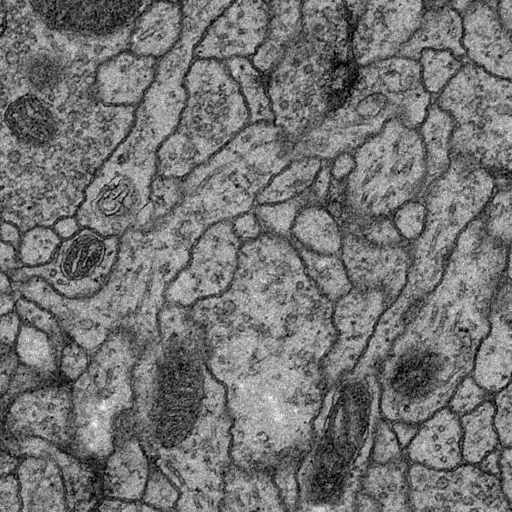
#> input picture data/test/previous/22.tif, 512 x 512 px, given in place of 22.jpeg, which was not available
$ python binary_code.py
#> lines starting #> are read from the running program, lines starting #| are printed output that depends on the picture; after the words box and inside, x2 and y2 are one past the last pixel; in counts of white or black regions, pixels touching at a corner belong together; pictures that were not available may be replaced by others from this repository, and a replacement may not be noted
# coding=utf-8
from matplotlib import pyplot as plt
import numpy as np
import cv2
from skimage import io,color
import skimage.morphology as sm
import matplotlib.pyplot as plt
# 以灰度模式读取图像
img = cv2.imread("22.jpeg", 0)
#> img is the input picture: shape (512, 512); min 0, max 255, mean 115.4
# 设置阈值进行二值化
# 注意这里二值化的同时对图像进行了反色，因为背景比前景颜色要浅，
# 直接二值化的结果是背景是白色的，前景是黑色的，这显然不是我们想要的结果
# 同时注意这样两个操作相加的这种写法
ret, binary = cv2.threshold(img, 0, 155, cv2.THRESH_OTSU + cv2.THRESH_BINARY_INV)
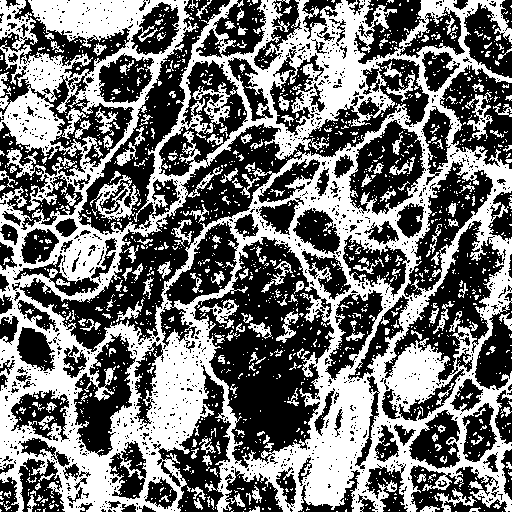
#> binary: shape (512, 512); values 0 (black) and 155 (white), 45.3% white; 1677 white regions (1467 under 20 px), largest, box (x1, y1, x2, y2) and area: (0, 0, 512, 512) 100764, (90, 175, 140, 221) 814, (465, 92, 493, 140) 467
#> ret = 112

# 调用距离变换函数
# 第一个参数是二值化图像
# 第二个参数是类型distanceType
# 第三个参数是maskSize
# 返回的结果是一张灰度图像，但注意这个图像直接采用OpenCV的imshow显示是有问题的
# 所以采用Matplotlib的imshow显示或者对其进行归一化再用OpenCV显示
dist = cv2.distanceTransform(binary, cv2.DIST_L2, 5)
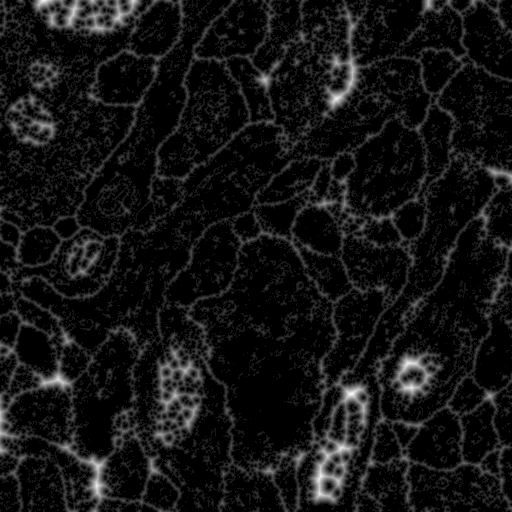
#> dist: shape (512, 512) float32; min 0, max 11.59, mean 0.891; drawn with min black and max white

# 将灰度、二值化图像合并到一个窗口中显示
dst=sm.closing(binary,sm.disk(10))
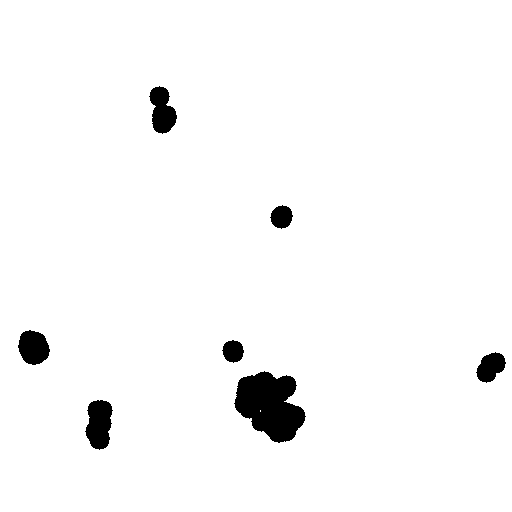
#> dst: shape (512, 512); values 0 (black) and 155 (white), 97.1% white; 7 black regions, largest, box (x1, y1, x2, y2) and area: (234, 371, 306, 443) 3394, (85, 400, 113, 450) 1033, (149, 86, 177, 134) 879
result = np.hstack((img, dst))
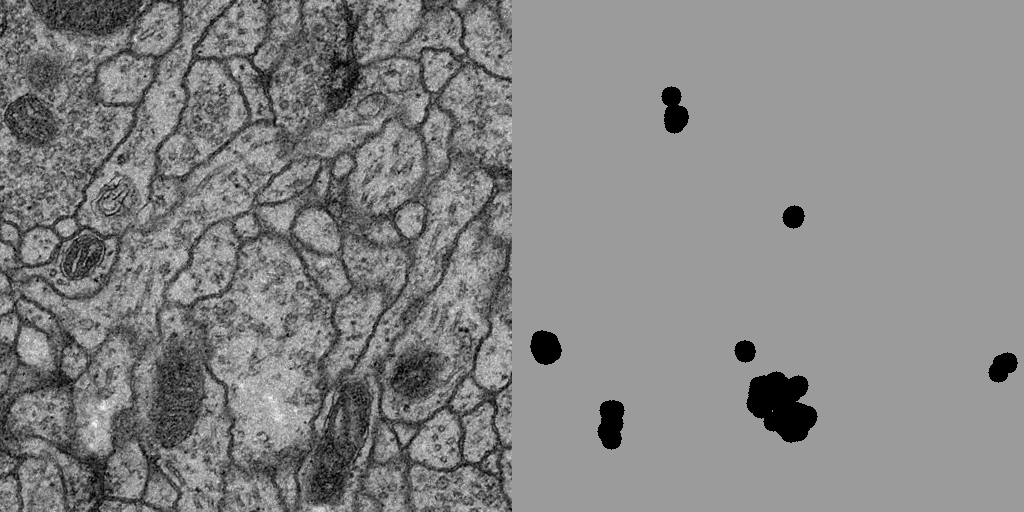
#> result: shape (512, 1024); min 0, max 255, mean 133

cv2.imshow("result", result)
# plt.imshow(dist, cmap='gray')
# plt.show()
cv2.waitKey(0)

$ run again, with data/test/previous/0.tif copied over data/test/previous/22.tif
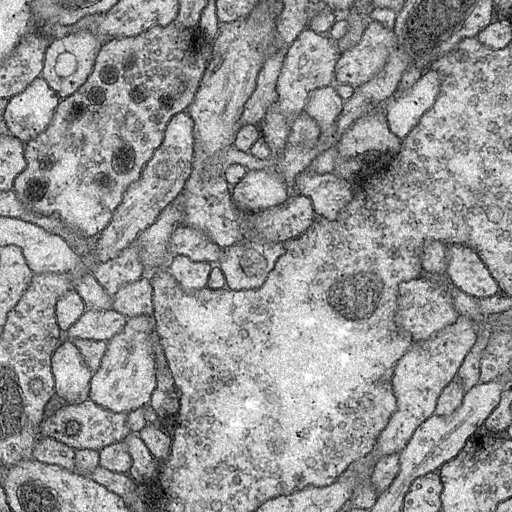
#> input picture data/test/previous/0.tif, 512 x 512 px, given in place of 22.jpeg, which was not available
#> img is the input picture: shape (512, 512); min 0, max 255, mean 148.9
#> `ret, binary = cv2.threshold(img, 0, 155, cv2.THRESH_OTSU + cv2.THRESH_..`:
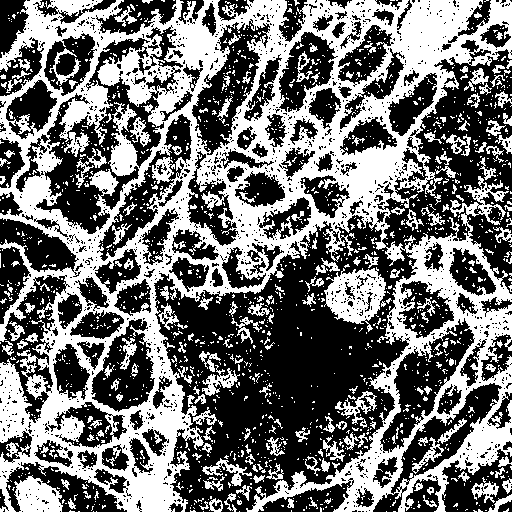
#> binary: shape (512, 512); values 0 (black) and 155 (white), 44.7% white; 1679 white regions (1479 under 20 px), largest, box (x1, y1, x2, y2) and area: (0, 0, 512, 512) 93899, (324, 267, 386, 332) 2202, (14, 475, 63, 512) 1234
#> ret = 144
#> dst: shape (512, 512); values 0 (black) and 155 (white), 94.1% white; 10 black regions, largest, box (x1, y1, x2, y2) and area: (261, 304, 375, 433) 8914, (216, 394, 264, 436) 1476, (178, 299, 232, 337) 1366
#> `result = np.hstack((img, dst))`:
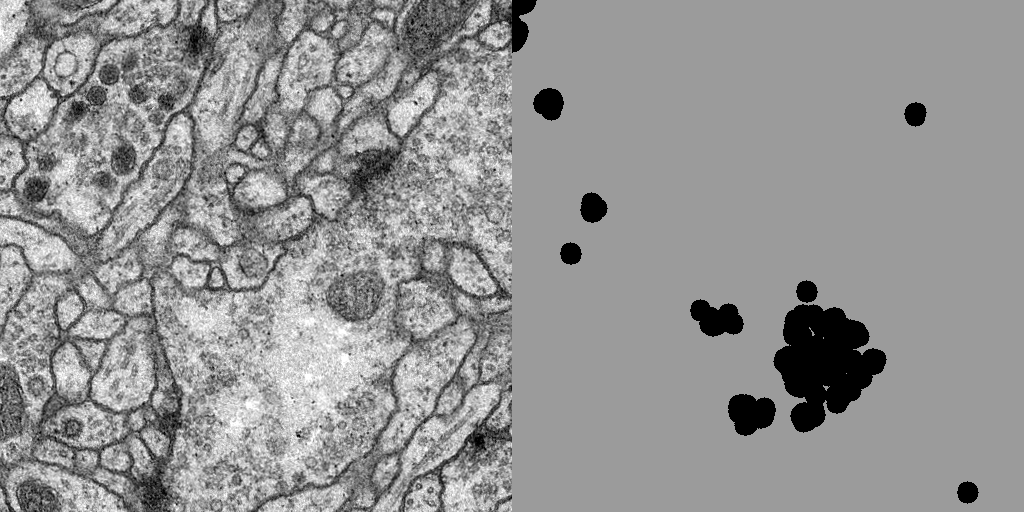
#> result: shape (512, 1024); min 0, max 255, mean 147.4

$ run again, with data/test/previous/1.tif copied over data/test/previous/22.tif
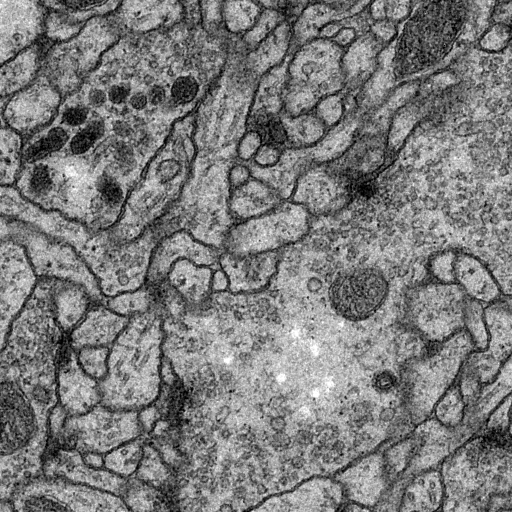
#> input picture data/test/previous/1.tif, 512 x 512 px, given in place of 22.jpeg, which was not available
#> img is the input picture: shape (512, 512); min 0, max 255, mean 123
#> `ret, binary = cv2.threshold(img, 0, 155, cv2.THRESH_OTSU + cv2.THRESH_..`:
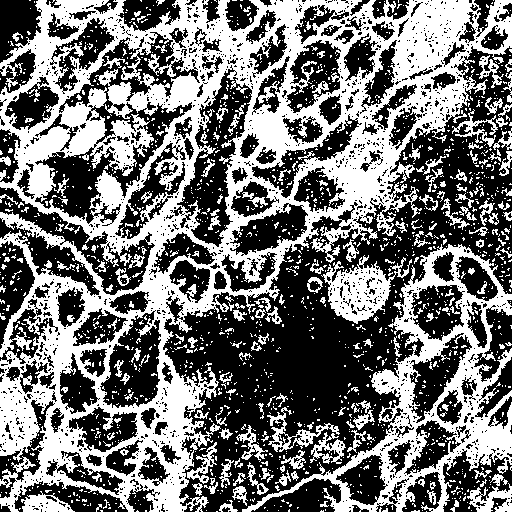
#> binary: shape (512, 512); values 0 (black) and 155 (white), 45.5% white; 1791 white regions (1592 under 20 px), largest, box (x1, y1, x2, y2) and area: (0, 0, 512, 512) 82304, (242, 244, 512, 512) 14897, (321, 255, 412, 324) 2652
#> ret = 119
#> dst: shape (512, 512); values 0 (black) and 155 (white), 95.7% white; 9 black regions, largest, box (x1, y1, x2, y2) and area: (267, 306, 367, 424) 6767, (0, 0, 37, 45) 1205, (205, 337, 240, 372) 856
#> `result = np.hstack((img, dst))`:
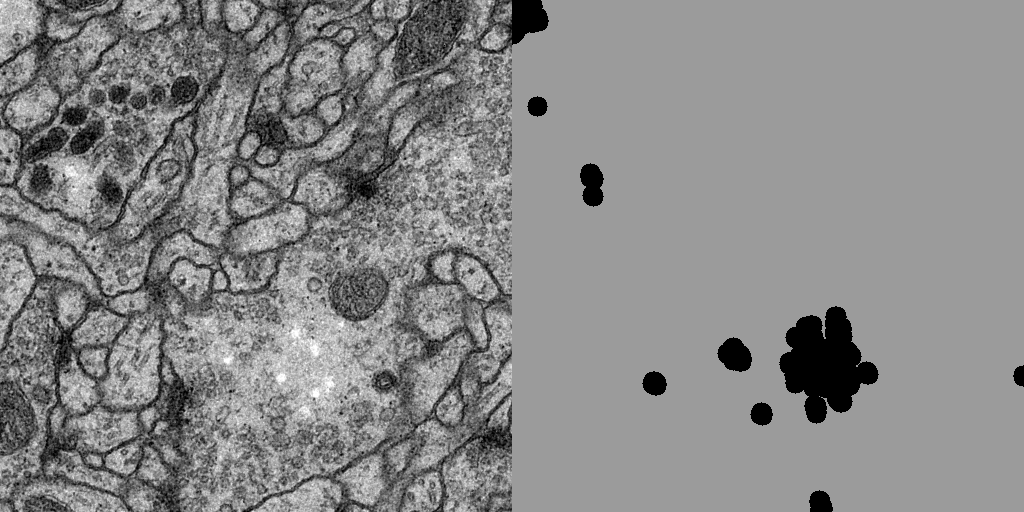
#> result: shape (512, 1024); min 0, max 255, mean 135.6

$ run again, with data/test/previous/10.tif copied over data/test/previous/22.tif
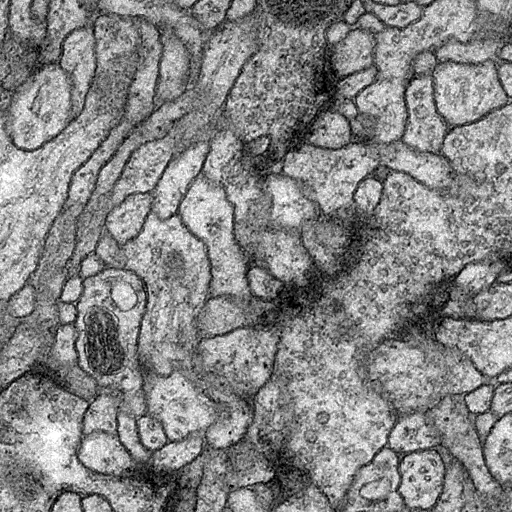
#> input picture data/test/previous/10.tif, 512 x 512 px, given in place of 22.jpeg, which was not available
#> img is the input picture: shape (512, 512); min 0, max 255, mean 133.7
#> `ret, binary = cv2.threshold(img, 0, 155, cv2.THRESH_OTSU + cv2.THRESH_..`:
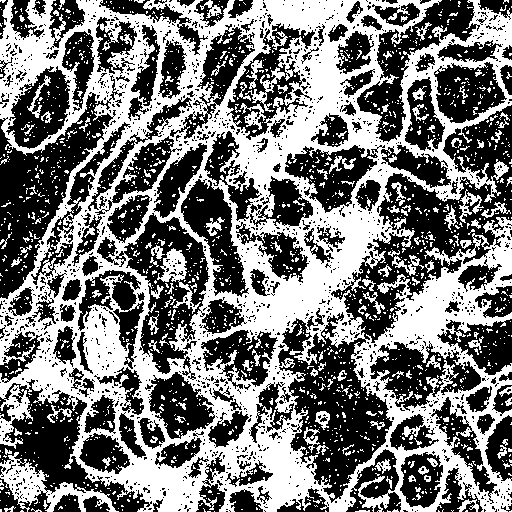
#> binary: shape (512, 512); values 0 (black) and 155 (white), 47.2% white; 1784 white regions (1636 under 20 px), largest, box (x1, y1, x2, y2) and area: (0, 0, 512, 512) 106722, (0, 452, 119, 512) 2091, (157, 248, 201, 314) 790
#> ret = 131
#> dst: shape (512, 512); values 0 (black) and 155 (white), 98.1% white; 7 black regions, largest, box (x1, y1, x2, y2) and area: (29, 422, 71, 476) 1460, (0, 157, 28, 204) 1004, (184, 191, 227, 229) 977
#> `result = np.hstack((img, dst))`:
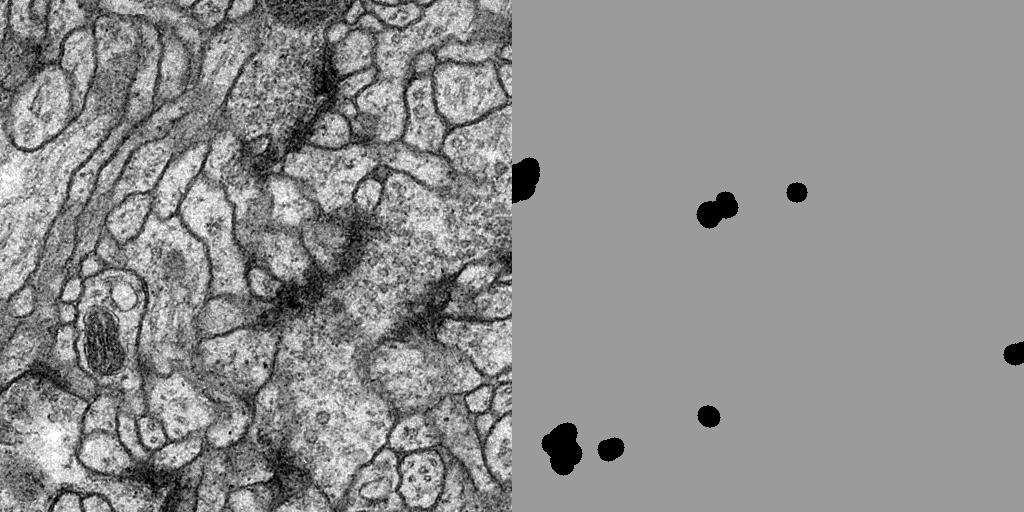
#> result: shape (512, 1024); min 0, max 255, mean 142.9
